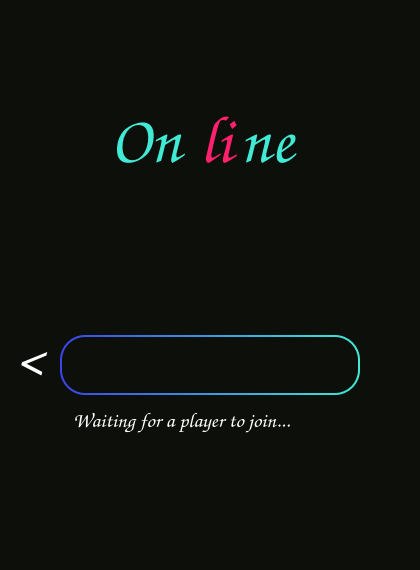
<?xml version="1.0" encoding="UTF-8"?>
<ui version="4.0">
 <class>MainWindow</class>
 <widget class="QMainWindow" name="MainWindow">
  <property name="geometry">
   <rect>
    <x>0</x>
    <y>0</y>
    <width>420</width>
    <height>570</height>
   </rect>
  </property>
  <property name="minimumSize">
   <size>
    <width>420</width>
    <height>570</height>
   </size>
  </property>
  <property name="maximumSize">
   <size>
    <width>420</width>
    <height>570</height>
   </size>
  </property>
  <property name="font">
   <font>
    <pointsize>45</pointsize>
   </font>
  </property>
  <property name="windowTitle">
   <string>MainWindow</string>
  </property>
  <property name="styleSheet">
   <string notr="true">background-color: rgb(12, 15, 10);</string>
  </property>
  <widget class="QWidget" name="centralwidget">
   <widget class="QLabel" name="ticLabel">
    <property name="geometry">
     <rect>
      <x>110</x>
      <y>100</y>
      <width>91</width>
      <height>81</height>
     </rect>
    </property>
    <property name="font">
     <font>
      <family>Comic Sans MS</family>
      <pointsize>50</pointsize>
      <strikeout>false</strikeout>
     </font>
    </property>
    <property name="mouseTracking">
     <bool>false</bool>
    </property>
    <property name="styleSheet">
     <string notr="true">color: rgb(65, 234, 212);</string>
    </property>
    <property name="text">
     <string>On</string>
    </property>
   </widget>
   <widget class="QLabel" name="tacLabel">
    <property name="geometry">
     <rect>
      <x>200</x>
      <y>100</y>
      <width>40</width>
      <height>81</height>
     </rect>
    </property>
    <property name="font">
     <font>
      <family>Comic Sans MS</family>
      <pointsize>50</pointsize>
      <strikeout>false</strikeout>
     </font>
    </property>
    <property name="mouseTracking">
     <bool>false</bool>
    </property>
    <property name="styleSheet">
     <string notr="true">color: rgb(255, 32, 110);

</string>
    </property>
    <property name="text">
     <string>li</string>
    </property>
   </widget>
   <widget class="QLabel" name="toeLabel">
    <property name="geometry">
     <rect>
      <x>240</x>
      <y>100</y>
      <width>71</width>
      <height>81</height>
     </rect>
    </property>
    <property name="font">
     <font>
      <family>Comic Sans MS</family>
      <pointsize>50</pointsize>
      <strikeout>false</strikeout>
     </font>
    </property>
    <property name="mouseTracking">
     <bool>false</bool>
    </property>
    <property name="styleSheet">
     <string notr="true">color: rgb(65, 234, 212);</string>
    </property>
    <property name="text">
     <string>ne</string>
    </property>
   </widget>
   <widget class="QPushButton" name="backButton">
    <property name="geometry">
     <rect>
      <x>10</x>
      <y>330</y>
      <width>40</width>
      <height>60</height>
     </rect>
    </property>
    <property name="font">
     <font>
      <family>Comic Sans MS</family>
      <pointsize>40</pointsize>
     </font>
    </property>
    <property name="styleSheet">
     <string notr="true">color: white;
border: none;</string>
    </property>
    <property name="text">
     <string>&lt;</string>
    </property>
   </widget>
   <widget class="QWidget" name="gameCodeOutline" native="true">
    <property name="geometry">
     <rect>
      <x>60</x>
      <y>335</y>
      <width>300</width>
      <height>60</height>
     </rect>
    </property>
    <property name="layoutDirection">
     <enum>Qt::RightToLeft</enum>
    </property>
    <property name="styleSheet">
     <string notr="true">background-color: rgb(60, 69, 234);
background-color: qlineargradient(spread:pad, x1:0, y1:0, x2:1, y2:0, stop:0 rgba(60, 69, 234, 255), stop:1 rgba(65, 234, 212, 255));
border-width: 2px;
border-radius: 25px;
padding: 4px;
color: rgb(11, 14, 10);</string>
    </property>
    <widget class="QPushButton" name="copyCodeButton">
     <property name="geometry">
      <rect>
       <x>2</x>
       <y>2</y>
       <width>296</width>
       <height>56</height>
      </rect>
     </property>
     <property name="font">
      <font>
       <family>Comic Sans MS</family>
       <pointsize>20</pointsize>
       <weight>75</weight>
       <bold>true</bold>
      </font>
     </property>
     <property name="styleSheet">
      <string notr="true">background-color: rgb(12, 15, 10);

border-width: 2px;
border-radius: 23px;
padding: 4px;
color: white;

</string>
     </property>
     <property name="text">
      <string/>
     </property>
    </widget>
   </widget>
   <widget class="QLabel" name="label">
    <property name="geometry">
     <rect>
      <x>73</x>
      <y>400</y>
      <width>285</width>
      <height>41</height>
     </rect>
    </property>
    <property name="font">
     <font>
      <family>Comic Sans MS</family>
      <pointsize>16</pointsize>
     </font>
    </property>
    <property name="styleSheet">
     <string notr="true">color: white;</string>
    </property>
    <property name="text">
     <string>Waiting for a player to join...</string>
    </property>
   </widget>
  </widget>
 </widget>
 <resources/>
 <connections/>
</ui>
